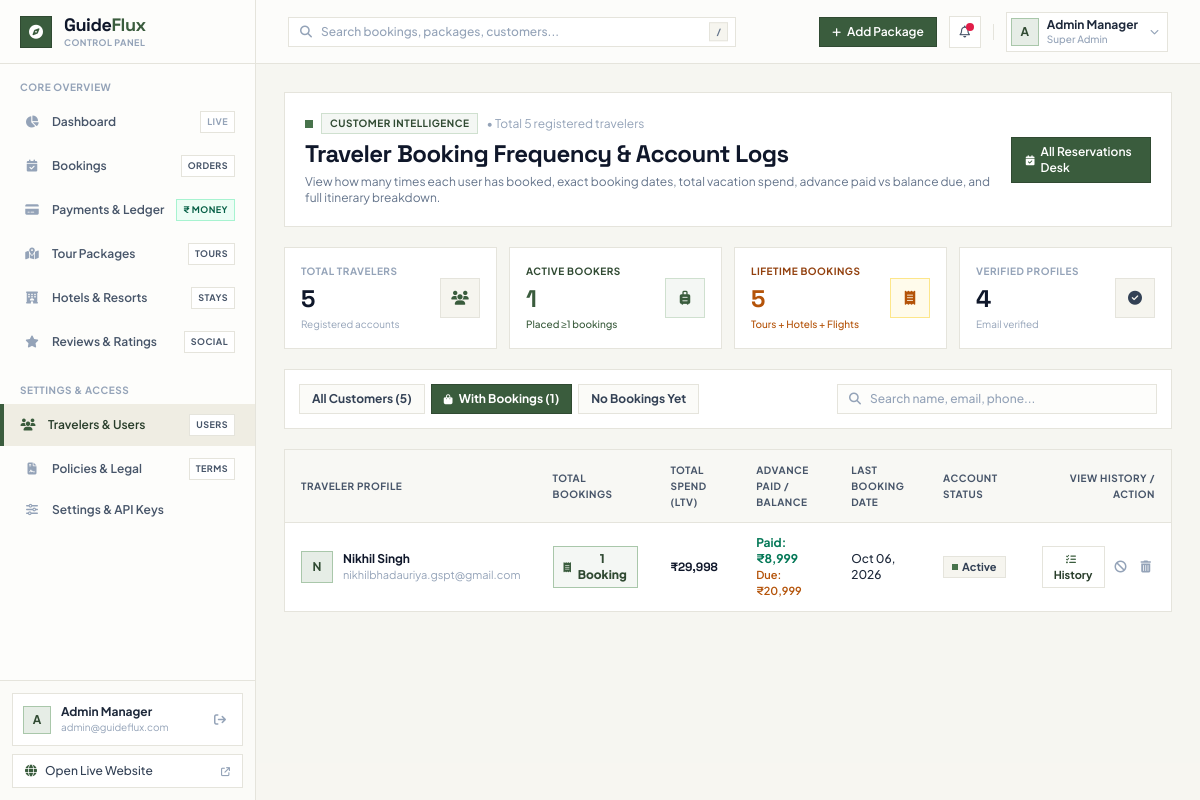
The page /admin/users.php?has_bookings=1 (signed in) on the database its author committed.
### tables this page shows
CREATE TABLE `users` (
  `id` int NOT NULL AUTO_INCREMENT,
  `name` varchar(100) NOT NULL,
  `email` varchar(150) NOT NULL,
  `phone` varchar(30) DEFAULT NULL,
  `password` varchar(255) DEFAULT NULL,
  `avatar` varchar(255) DEFAULT NULL,
  `oauth_provider` varchar(50) DEFAULT 'email',
  `oauth_uid` varchar(255) DEFAULT NULL,
  `is_verified` tinyint(1) DEFAULT '0',
  `otp_code` varchar(10) DEFAULT NULL,
  `otp_expires_at` datetime DEFAULT NULL,
  `status` enum('active','blocked') DEFAULT 'active',
  `created_at` timestamp NULL DEFAULT CURRENT_TIMESTAMP,
  `last_login` datetime DEFAULT NULL,
  PRIMARY KEY (`id`),
  UNIQUE KEY `email` (`email`)
);

### admin/users.php (the view, shortened to what the rows shown need)
<?php
$pdo = getDBConnection();
$users = [];
if ($pdo) {
    try {
        $filterBooking = isset($_GET['has_bookings']) ? trim($_GET['has_bookings']) : '';
        $sql = "
            SELECT
                u.*,
                COUNT(b.id) AS total_bookings,
                COALESCE(SUM(b.amount), 0) AS total_spent,
                COALESCE(SUM(b.advance_amount), 0) AS total_advance_paid,
                COALESCE(SUM(b.balance_amount), 0) AS total_balance_due,
                MAX(b.created_at) AS last_booking_date
            FROM `users` u
            LEFT JOIN `bookings` b ON (b.user_id = u.id OR b.customer_email = u.email)
            WHERE 1=1
        ";
        $params = [];
        $sql .= " GROUP BY u.id";
        if ($filterBooking === '1') {
            $sql .= " HAVING total_bookings > 0";
        } elseif ($filterBooking === '0') {
            $sql .= " HAVING total_bookings = 0";
        }
        $sql .= " ORDER BY total_bookings DESC, u.id DESC";
        $stmt = $pdo->prepare($sql);
        $stmt->execute($params);
        $users = $stmt->fetchAll();
    } catch (Exception $e) {
        $users = [];
    }
}
$userBookingsMap = [];
if ($pdo) {
    try {
        $allBkgStmt = $pdo->query("SELECT * FROM `bookings` ORDER BY `id` DESC");
        while ($bkg = $allBkgStmt->fetch()) {
            $uIdKey = (string)($bkg['user_id'] ?? '');
            $uEmailKey = strtolower(trim($bkg['customer_email'] ?? ''));
            if (!empty($uIdKey)) {
                $userBookingsMap['id_' . $uIdKey][] = $bkg;
            }
            if (!empty($uEmailKey)) {
                $userBookingsMap['email_' . $uEmailKey][] = $bkg;
            }
        }
    } catch (Exception $e) {
        $userBookingsMap = [];
    }
}
include 'components/head.php';
?>
<div class="min-h-screen flex bg-cream-100/70 antialiased selection:bg-sage-600 selection:text-white">
    <div class="flex-1 lg:pl-64 xl:pl-68 flex flex-col min-w-0 transition-all">
        <main class="flex-1 p-4 sm:p-6 lg:p-7 w-full space-y-5">
            <div class="bg-white border border-[#e5e4dc] p-4 sm:p-5 flex flex-col md:flex-row md:items-center justify-between gap-4">
                <div class="space-y-1">
                    <h1 class="text-xl sm:text-2xl font-bold font-space text-slate-900 tracking-tight">
                        Traveler Booking Frequency &amp; Account Logs
                    </h1>
                </div>
            </div>
            <div class="bg-white border border-[#e5e4dc] overflow-hidden">
                <div class="overflow-x-auto">
                    <table class="w-full text-left text-xs border-collapse">
                        <thead>
                            <tr class="bg-cream-100/70 border-b border-[#e5e4dc] text-slate-600 font-bold uppercase tracking-wider text-[10px]">
                                <th class="py-3 px-4">Traveler Profile</th>
                                <th class="py-3 px-4">Total Bookings</th>
                                <th class="py-3 px-4">Total Spend (LTV)</th>
                                <th class="py-3 px-4">Advance Paid / Balance</th>
                                <th class="py-3 px-4">Last Booking Date</th>
                                <th class="py-3 px-4">Account Status</th>
                                <th class="py-3 px-4 text-right">View History / Action</th>
                            </tr>
                        </thead>
                        <tbody class="divide-y divide-[#e5e4dc]">
                            <?php if (!empty($users)): ?>
                                <?php foreach ($users as $u): ?>
                                    <?php
                                    $bCount = (int)$u['total_bookings'];
                                    $uSpent = (float)$u['total_spent'];
                                    $uAdv = (float)$u['total_advance_paid'];
                                    $uBal = (float)$u['total_balance_due'];
                                    $lastDate = !empty($u['last_booking_date']) ? date('M d, Y', strtotime($u['last_booking_date'])) : null;
                                    $ust = strtolower($u['status'] ?? 'active');
                                    $myBookings = [];
                                    $idKey = 'id_' . $u['id'];
                                    if (isset($userBookingsMap[$idKey])) {
                                        $myBookings = array_merge($myBookings, $userBookingsMap[$idKey]);
                                    }
                                    $bookingsJson = htmlspecialchars(json_encode($myBookings), ENT_QUOTES, 'UTF-8');
                                    ?>
                                    <tr class="hover:bg-cream-50/80 transition-colors">
                                        <td class="py-3 px-4">
                                            <div class="flex items-center gap-2.5">
                                                <div class="w-8 h-8 bg-sage-100 text-sage-800 font-bold text-xs flex items-center justify-center border border-sage-300 shrink-0">
                                                    <?php echo strtoupper(substr($u['name'] ?? 'U', 0, 1)); ?>
                                                </div>
                                                <div>
                                                    <div class="font-bold text-slate-900 flex items-center gap-1.5">
                                                        <span><?php echo htmlspecialchars($u['name'] ?? 'User'); ?></span>
                                                    </div>
                                                    <div class="text-[11px] text-slate-400">
                                                        <?php echo htmlspecialchars($u['email']); ?>
                                                    </div>
                                                </div>
                                            </div>
                                        </td>
                                        <td class="py-3 px-4">
                                            <?php if ($bCount > 0): ?>
                                                <button type="button"
                                                        onclick="openUserBookingsModal(<?php echo htmlspecialchars(json_encode($u['name'])); ?>, <?php echo htmlspecialchars(json_encode($u['email'])); ?>, <?php echo htmlspecialchars(json_encode($u['phone'])); ?>, <?php echo $bookingsJson; ?>)"
                                                        class="inline-flex items-center gap-1.5 px-2.5 py-1 text-xs font-extrabold bg-sage-50 text-sage-800 border border-sage-300 hover:bg-sage-100 transition-colors cursor-pointer">
                                                    <i class="fa-solid fa-receipt text-[10px] text-sage-700"></i>
                                                    <span><?php echo $bCount; ?> Booking<?php echo $bCount > 1 ? 's' : ''; ?></span>
                                                </button>
                                            <?php else: ?>
                                                <span class="text-slate-400 font-medium text-[11px]">0 Bookings</span>
                                            <?php endif; ?>
                                        </td>
                                        <td class="py-3 px-4 font-bold text-slate-900 font-space text-xs">
                                            <?php if ($uSpent > 0): ?>
                                                ₹<?php echo number_format($uSpent); ?>
                                            <?php else: ?>
                                                <span class="text-slate-400 font-normal">₹0</span>
                                            <?php endif; ?>
                                        </td>
                                        <td class="py-3 px-4 text-xs">
                                            <?php if ($bCount > 0): ?>
                                                <div class="text-emerald-700 font-bold">Paid: ₹<?php echo number_format($uAdv); ?></div>
                                                <?php if ($uBal > 0): ?>
                                                    <div class="text-amber-700 text-[11px] font-semibold">Due: ₹<?php echo number_format($uBal); ?></div>
                                                <?php endif; ?>
                                            <?php else: ?>
                                                <span class="text-slate-400 text-[11px]">—</span>
                                            <?php endif; ?>
                                        </td>
                                        <td class="py-3 px-4 text-xs text-slate-600 font-medium">
                                            <?php if ($lastDate): ?>
                                                <span class="text-slate-800"><?php echo $lastDate; ?></span>
                                            <?php else: ?>
                                                <span class="text-slate-400 text-[11px]">Never booked</span>
                                            <?php endif; ?>
                                        </td>
                                        <td class="py-3 px-4">
                                            <?php
                                            $stClass = ($ust === 'blocked') ? 'bg-rose-50 text-rose-900 border-rose-300' : 'bg-cream-100 text-slate-700 border-[#e5e4dc]';
                                            ?>
                                            <span class="inline-flex items-center gap-1 px-2 py-0.5 text-[11px] font-bold border <?php echo $stClass; ?>">
                                                <span class="w-1.5 h-1.5 <?php echo ($ust === 'blocked') ? 'bg-rose-600' : 'bg-sage-600'; ?>"></span>
                                                <?php echo ucfirst($ust); ?>
                                            </span>
                                        </td>
                                        <td class="py-3 px-4 text-right">
                                            <div class="inline-flex items-center gap-1.5">
                                                <?php if ($bCount > 0): ?>
                                                    <button type="button"
                                                            onclick="openUserBookingsModal(<?php echo htmlspecialchars(json_encode($u['name'])); ?>, <?php echo htmlspecialchars(json_encode($u['email'])); ?>, <?php echo htmlspecialchars(json_encode($u['phone'])); ?>, <?php echo $bookingsJson; ?>)"
                                                            class="px-2.5 py-1 bg-white hover:bg-cream-100 text-sage-900 font-bold text-[11px] border border-[#e5e4dc] transition-colors"
                                                            title="Inspect all bookings">
                                                        <i class="fa-solid fa-list-check text-[10px] text-sage-700 mr-1"></i>
                                                        <span>History</span>
                                                    </button>
                                                <?php endif; ?>
                                                <?php if ($ust === 'blocked'): ?>
                                                    <a href="users.php?action=activate&user_id=<?php echo $u['id']; ?>" class="px-2 py-1 bg-sage-700 hover:bg-sage-800 text-white font-bold text-[11px] border border-sage-800 transition-colors">
                                                        Unblock
                                                    </a>
                                                <?php else: ?>
                                                    <a href="users.php?action=block&user_id=<?php echo $u['id']; ?>" onclick="return confirm('Block this customer account?');" class="p-1 text-slate-400 hover:text-amber-700 transition-colors" title="Block User">
                                                        <i class="fa-solid fa-ban text-xs"></i>
                                                    </a>
                                                <?php endif; ?>
                                                <a href="users.php?action=delete&user_id=<?php echo $u['id']; ?>" onclick="return confirm('Delete customer account permanently?');" class="p-1 text-slate-400 hover:text-rose-600 transition-colors" title="Delete User">
                                                    <i class="fa-solid fa-trash-can text-xs"></i>
                                                </a>
                                            </div>
                                        </td>
                                    </tr>
                                <?php endforeach; ?>
                            <?php endif; ?>
                        </tbody>
                    </table>
                </div>
            </div>
        </main>
    </div>
</div>
<?php include 'components/footer.php'; ?>

### rows shown on the page
users: name "N", name "Nikhil Singh", email "nikhilbhadauriya.gspt@gmail.com", bCount "1", uSpent "29,998", uAdv "8,999", uBal "20,999", lastDate "Oct 06, 2026", status "Active"

### other values the page prints
substr($_SESSION['admin_name'] ?? 'A', 0, 1) "A"
$_SESSION['admin_name'] "Admin Manager"
$_SESSION['admin_email'] "admin@guideflux.com"
$totalUsers "5"
$activeBookersCount "1"
$totalLifetimeBookings "5"
$verifiedUsers "4"
